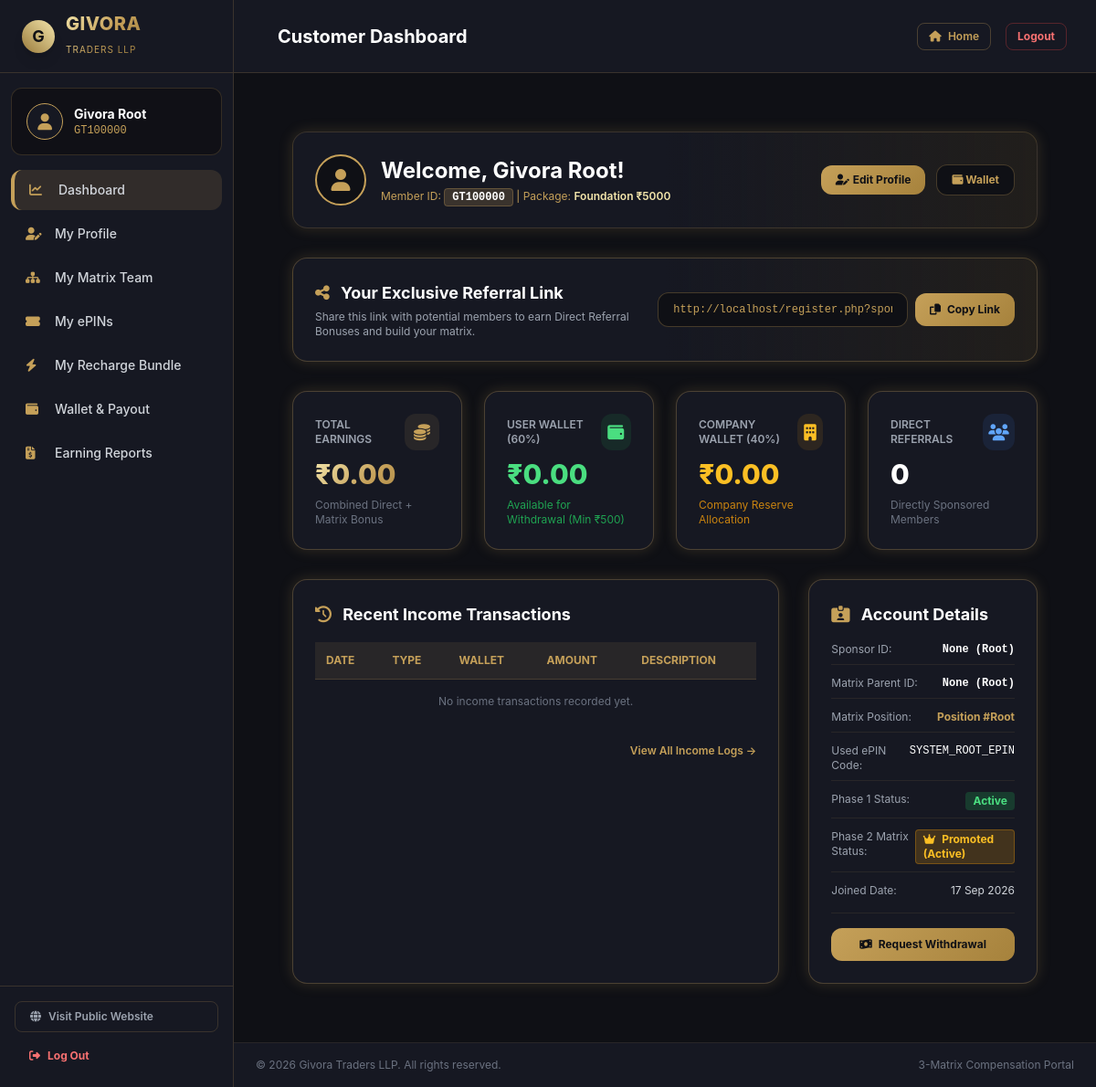
/customer/dashboard.php (signed in), run on an earlier commit of the app's database.
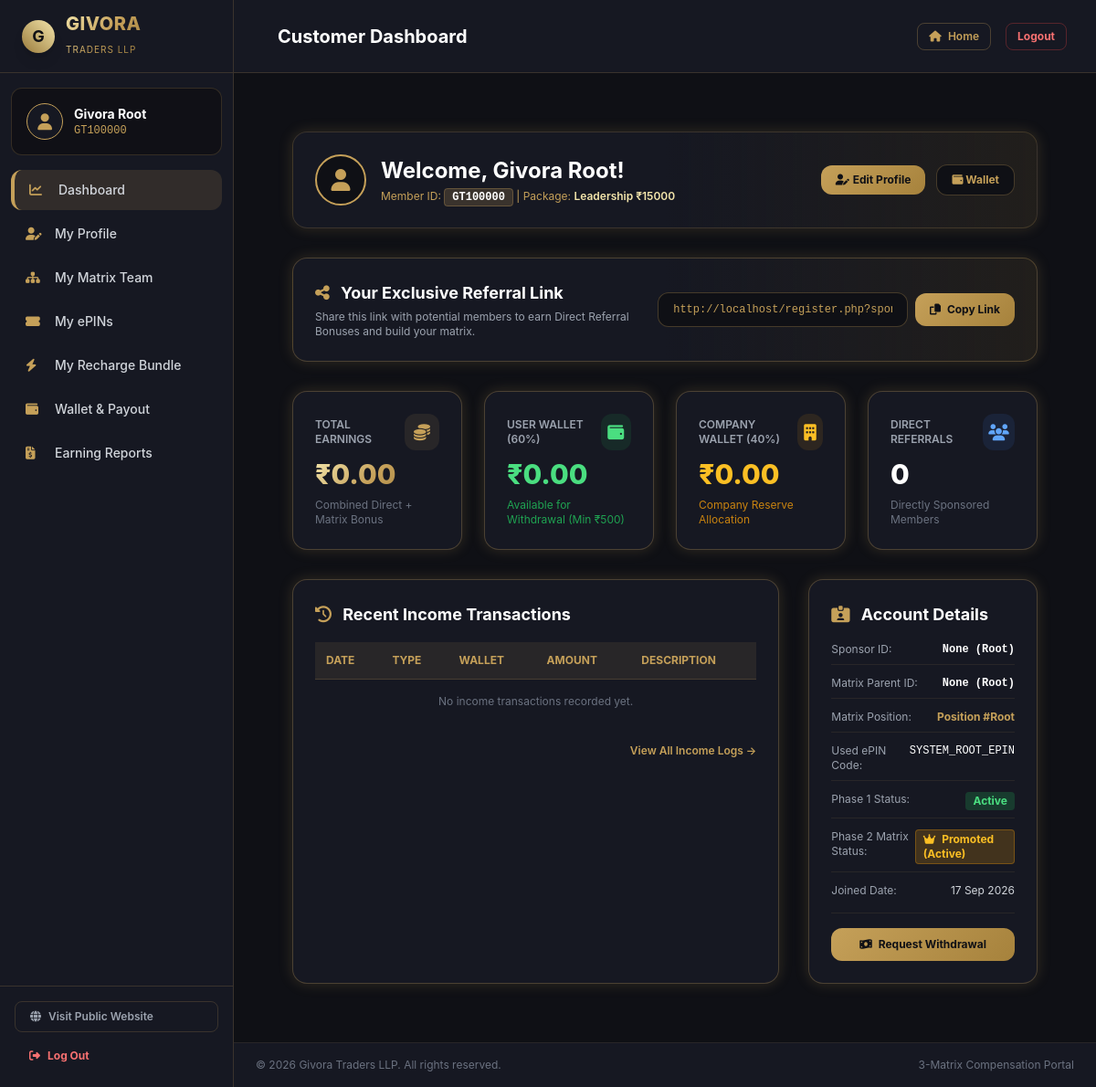
And on a later commit of the database.
### tables this page shows
CREATE TABLE IF NOT EXISTS members (
    id INT AUTO_INCREMENT PRIMARY KEY,
    member_id VARCHAR(20) NOT NULL UNIQUE,
    sponsor_id VARCHAR(20) DEFAULT NULL,
    placement_parent_id VARCHAR(20) DEFAULT NULL,
    matrix_position INT DEFAULT NULL,
    name VARCHAR(100) NOT NULL,
    email VARCHAR(100) NOT NULL,
    phone VARCHAR(20) NOT NULL,
    password VARCHAR(255) NOT NULL,
    used_epin VARCHAR(50) NOT NULL,
    package_type ENUM('Foundation_5000', 'Leadership_15000', 'Recharge_Bundle_5400') NOT NULL,
    profile_image VARCHAR(255) DEFAULT NULL,
    status ENUM('Active', 'Inactive') NOT NULL DEFAULT 'Active',
    p2_status ENUM('Inactive', 'Active') NOT NULL DEFAULT 'Inactive',
    p2_placement_parent_id VARCHAR(20) DEFAULT NULL,
    p2_matrix_position INT DEFAULT NULL,
    p2_created_at TIMESTAMP NULL DEFAULT NULL,
    created_at TIMESTAMP DEFAULT CURRENT_TIMESTAMP,
    INDEX idx_sponsor (sponsor_id),
    INDEX idx_parent (placement_parent_id),
    INDEX idx_p2_parent (p2_placement_parent_id)
);

### includes/functions.php (called while the page is built, shortened)
<?php
function getBaseUrl() {
    $protocol = isset($_SERVER['HTTPS']) && $_SERVER['HTTPS'] === 'on' ? 'https' : 'http';
    $host = $_SERVER['HTTP_HOST'] ?? 'localhost';
    return $protocol . '://' . $host;
}
function getLoggedInMember() {
    $pdo = getDBConnection();
    $stmt = $pdo->prepare("SELECT * FROM members WHERE member_id = ?");
    $stmt->execute([$_SESSION['member_id']]);
    return $stmt->fetch();
}

### customer/dashboard.php (the view, shortened to what the changed rows need)
<?php
require_once __DIR__ . '/../includes/functions.php';
$member = getLoggedInMember();
$page_title = "Customer Dashboard";
require_once __DIR__ . '/../includes/header.php';
$referral_url = getBaseUrl() . "/register.php?sponsor=" . urlencode($member['member_id']);
?>
<div class="py-8 max-w-7xl mx-auto px-4 sm:px-6 lg:px-8">
    <div class="bg-gradient-to-r from-darkcard via-darkcard to-gold/10 border border-gold/20 rounded-2xl p-6 mb-8 flex flex-col sm:flex-row items-center justify-between gap-4 gold-border-glow">
        <div class="flex items-center space-x-4">
            <div>
                <h1 class="text-2xl font-bold text-white">Welcome, <?php echo htmlspecialchars($member['name']); ?>!</h1>
                <p class="text-xs text-gold mt-1">
                    Member ID: <span class="font-mono text-white font-bold bg-gold/20 px-2 py-0.5 rounded border border-gold/30"><?php echo htmlspecialchars($member['member_id']); ?></span> |
                    Package: <span class="font-semibold text-goldlight"><?php echo str_replace('_', ' ₹', $member['package_type']); ?></span>
                </p>
            </div>
        </div>
    </div>
    <div class="bg-gradient-to-r from-darkcard via-darkcard to-gold/10 p-6 rounded-2xl gold-border-glow mb-8">
        <div class="flex flex-col md:flex-row items-center justify-between gap-4">
            <div class="flex items-center w-full md:w-auto space-x-2">
                <input type="text" id="refLink" readonly value="<?php echo htmlspecialchars($referral_url); ?>" class="bg-darkbg border border-gold/30 rounded-xl px-4 py-2.5 text-xs text-gold font-mono w-full md:w-80 focus:outline-none">
                <button onclick="copyRefLink()" class="btn-gold px-4 py-2.5 rounded-xl font-bold text-xs flex-shrink-0">
                    <i class="fas fa-copy mr-1"></i> Copy Link
                </button>
            </div>
        </div>
    </div>
    <div class="grid grid-cols-1 lg:grid-cols-3 gap-8">
        <div class="lg:col-span-2 bg-darkcard p-6 rounded-2xl gold-border-glow">
            <div class="overflow-x-auto">
                <table class="w-full text-left text-xs text-gray-300">
                    <thead class="bg-gold/10 text-gold uppercase border-b border-gold/20">
                        <tr>
                            <th class="p-3">Date</th>
                            <th class="p-3">Type</th>
                            <th class="p-3">Wallet</th>
                            <th class="p-3">Amount</th>
                            <th class="p-3">Description</th>
                        </tr>
                    </thead>
                </table>
            </div>
        </div>
        <div class="bg-darkcard p-6 rounded-2xl gold-border-glow space-y-4">
            <div class="space-y-3 text-xs">
                <div class="flex justify-between border-b border-gold/10 pb-2">
                    <span class="text-gray-400">Sponsor ID:</span>
                    <span class="text-white font-bold font-mono"><?php echo htmlspecialchars($member['sponsor_id'] ?: 'None (Root)'); ?></span>
                </div>
                <div class="flex justify-between border-b border-gold/10 pb-2">
                    <span class="text-gray-400">Matrix Parent ID:</span>
                    <span class="text-white font-bold font-mono"><?php echo htmlspecialchars($member['placement_parent_id'] ?: 'None (Root)'); ?></span>
                </div>
                <div class="flex justify-between border-b border-gold/10 pb-2">
                    <span class="text-gray-400">Matrix Position:</span>
                    <span class="text-gold font-bold">Position #<?php echo htmlspecialchars($member['matrix_position'] ?: 'Root'); ?></span>
                </div>
                <div class="flex justify-between border-b border-gold/10 pb-2">
                    <span class="text-gray-400">Used ePIN Code:</span>
                    <span class="text-white font-mono"><?php echo htmlspecialchars($member['used_epin']); ?></span>
                </div>
                <div class="flex justify-between">
                    <span class="text-gray-400">Joined Date:</span>
                    <span class="text-gray-300"><?php echo date('d M Y', strtotime($member['created_at'])); ?></span>
                </div>
            </div>
        </div>
    </div>
</div>
<?php require_once __DIR__ . '/../includes/footer.php'; ?>

### includes/header.php (shortened to what the changed rows need)
<?php
$is_member = isset($_SESSION['member_id']);
$logged_member = null;
if ($is_member) {
    require_once __DIR__ . '/functions.php';
    $logged_member = getLoggedInMember();
}
$script_uri = $_SERVER['REQUEST_URI'] ?? '';
$is_customer_section = (strpos($script_uri, '/customer/') !== false);
$is_admin_section = (strpos($script_uri, '/admin/') !== false);
$is_sidebar_layout = $is_customer_section || $is_admin_section;
?>
<!DOCTYPE html>
<html lang="en" class="dark">
<head>
    <script src="https://cdn.tailwindcss.com"></script>
    <link rel="stylesheet" href="https://cdnjs.cloudflare.com/ajax/libs/font-awesome/6.4.0/css/all.min.css">
</head>
<body class="min-h-screen flex flex-col justify-between">
<?php if ($is_sidebar_layout): ?>
    <div class="min-h-screen flex flex-col md:flex-row bg-darkbg w-full">
        <aside id="sidebar-menu" class="fixed md:static inset-y-0 left-0 w-64 bg-darkcard border-r border-gold/20 flex flex-col justify-between z-50 transform -translate-x-full md:translate-x-0 transition-transform duration-300 ease-in-out flex-shrink-0">
            <div>
                <div class="p-4 mx-3 my-4 rounded-xl bg-darkbg/80 border border-gold/20 flex items-center space-x-3">
                    <?php if ($is_customer_section && $logged_member): ?>
                        <div class="w-10 h-10 rounded-full border border-gold bg-darkcard flex items-center justify-center text-gold text-lg font-bold flex-shrink-0 overflow-hidden">
                            <?php if (!empty($logged_member['profile_image'])): ?>
                                <img src="<?php echo htmlspecialchars($logged_member['profile_image']); ?>" class="w-full h-full object-cover">
                            <?php else: ?>
                                <i class="fas fa-user"></i>
                            <?php endif; ?>
                        </div>
                        <div class="overflow-hidden">
                            <div class="text-sm font-bold text-white truncate"><?php echo htmlspecialchars($logged_member['name']); ?></div>
                            <div class="text-xs text-gold font-mono truncate"><?php echo htmlspecialchars($logged_member['member_id']); ?></div>
                        </div>
                    <?php endif; ?>
                </div>
            </div>
        </aside>
        <div class="flex-1 flex flex-col min-w-0">
            <header class="h-20 bg-darkcard border-b border-gold/20 px-4 sm:px-8 flex items-center justify-between sticky top-0 z-30">
                <div class="flex items-center space-x-4">
                    <h2 class="text-lg sm:text-xl font-bold text-white truncate">
                        <?php echo isset($page_title) ? $page_title : "Portal Overview"; ?>
                    </h2>
                </div>
            </header>
            <main class="flex-grow p-4 sm:p-8">
<?php endif; ?>

What changed in the data, as far as the page shows it:
changed members "Givora Root": package_type "Foundation ₹5000" → "Leadership ₹15000"
